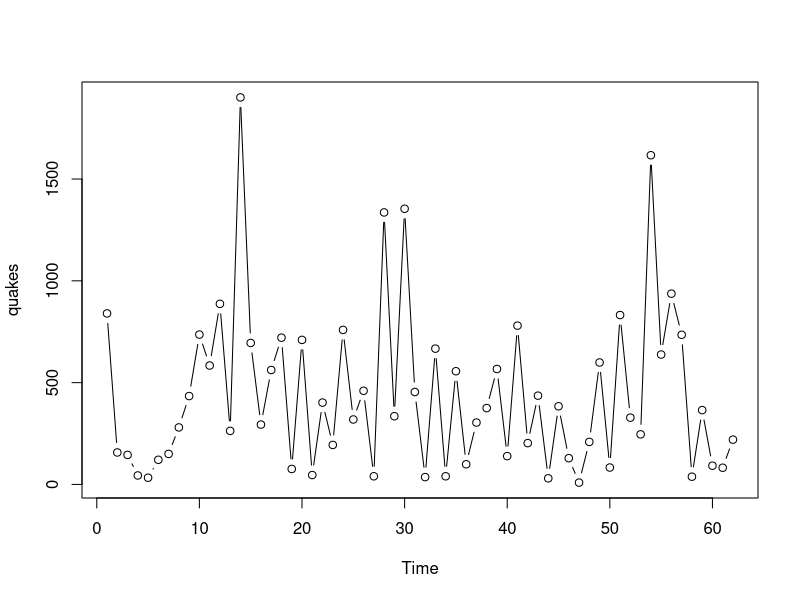
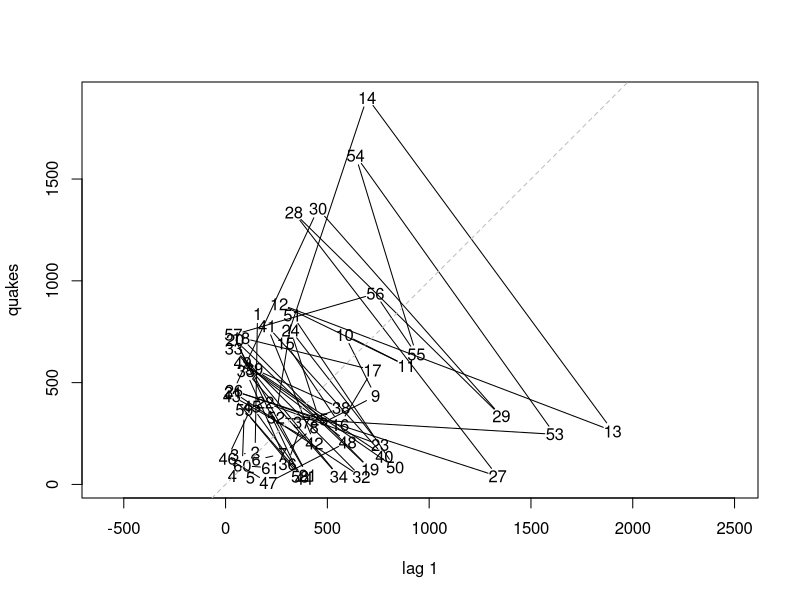

The R script that drew these images, in order:
## ---- chunk 1
knitr::opts_chunk$set(echo = TRUE)
## ---- chunk 2
library(tidyverse)
library(forecast)
## ---- chunk 3
quakes <- scan('data/quakes.txt')
head(quakes)
quakes = ts(quakes)
## ---- chunk 4
plot(quakes, type='b')
## ---- chunk 5
lag.plot(quakes, 1)
